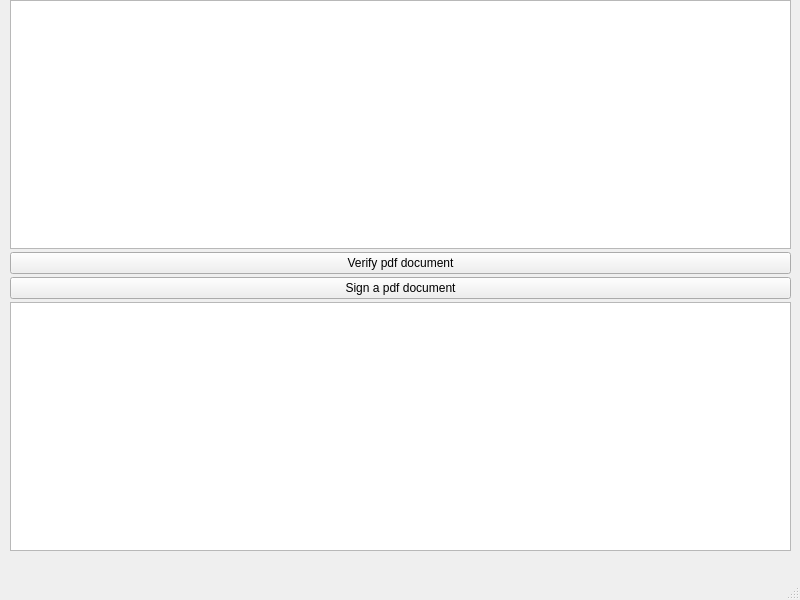
<?xml version="1.0" encoding="UTF-8"?>
<ui version="4.0">
 <class>MainWindow</class>
 <widget class="QMainWindow" name="MainWindow">
  <property name="geometry">
   <rect>
    <x>0</x>
    <y>0</y>
    <width>800</width>
    <height>600</height>
   </rect>
  </property>
  <property name="windowTitle">
   <string>MainWindow</string>
  </property>
  <widget class="QWidget" name="centralwidget">
   <widget class="QWidget" name="">
    <property name="geometry">
     <rect>
      <x>0</x>
      <y>0</y>
      <width>801</width>
      <height>551</height>
     </rect>
    </property>
    <layout class="QVBoxLayout" name="verticalLayout">
     <property name="spacing">
      <number>3</number>
     </property>
     <property name="leftMargin">
      <number>10</number>
     </property>
     <property name="topMargin">
      <number>0</number>
     </property>
     <property name="rightMargin">
      <number>10</number>
     </property>
     <item>
      <widget class="QTreeView" name="treeView"/>
     </item>
     <item>
      <widget class="QPushButton" name="verificationButton">
       <property name="minimumSize">
        <size>
         <width>0</width>
         <height>0</height>
        </size>
       </property>
       <property name="text">
        <string>Verify pdf document</string>
       </property>
      </widget>
     </item>
     <item>
      <widget class="QPushButton" name="signButton">
       <property name="minimumSize">
        <size>
         <width>0</width>
         <height>0</height>
        </size>
       </property>
       <property name="text">
        <string>Sign a pdf document</string>
       </property>
      </widget>
     </item>
     <item>
      <widget class="QTextBrowser" name="textBrowser">
       <property name="enabled">
        <bool>true</bool>
       </property>
       <property name="autoFillBackground">
        <bool>false</bool>
       </property>
       <property name="documentTitle">
        <string>status</string>
       </property>
       <property name="markdown">
        <string/>
       </property>
       <property name="html">
        <string>&lt;!DOCTYPE HTML PUBLIC &quot;-//W3C//DTD HTML 4.0//EN&quot; &quot;http://www.w3.org/TR/REC-html40/strict.dtd&quot;&gt;
&lt;html&gt;&lt;head&gt;&lt;meta name=&quot;qrichtext&quot; content=&quot;1&quot; /&gt;&lt;title&gt;status&lt;/title&gt;&lt;style type=&quot;text/css&quot;&gt;
p, li { white-space: pre-wrap; }
&lt;/style&gt;&lt;/head&gt;&lt;body style=&quot; font-family:'Ubuntu Sans'; font-size:11pt; font-weight:400; font-style:normal;&quot;&gt;
&lt;p style=&quot;-qt-paragraph-type:empty; margin-top:0px; margin-bottom:0px; margin-left:0px; margin-right:0px; -qt-block-indent:0; text-indent:0px;&quot;&gt;&lt;br /&gt;&lt;/p&gt;&lt;/body&gt;&lt;/html&gt;</string>
       </property>
       <property name="overwriteMode">
        <bool>false</bool>
       </property>
      </widget>
     </item>
    </layout>
   </widget>
  </widget>
  <widget class="QMenuBar" name="menubar">
   <property name="geometry">
    <rect>
     <x>0</x>
     <y>0</y>
     <width>800</width>
     <height>24</height>
    </rect>
   </property>
  </widget>
  <widget class="QStatusBar" name="statusbar"/>
 </widget>
 <resources/>
 <connections/>
</ui>
